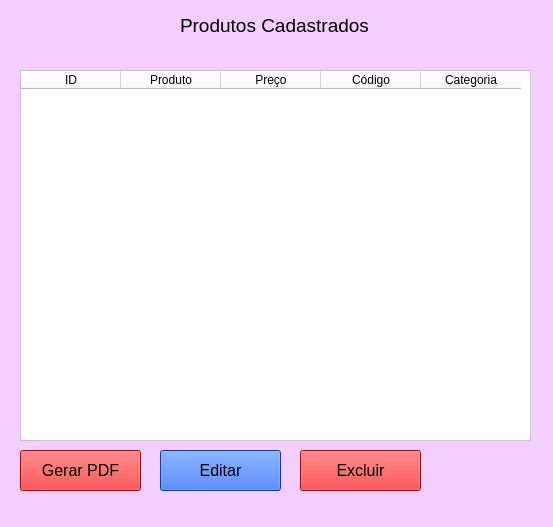
<?xml version="1.0" encoding="UTF-8"?>
<ui version="4.0">
 <class>MainWindow</class>
 <widget class="QMainWindow" name="MainWindow">
  <property name="geometry">
   <rect>
    <x>0</x>
    <y>0</y>
    <width>553</width>
    <height>527</height>
   </rect>
  </property>
  <property name="windowTitle">
   <string>MainWindow</string>
  </property>
  <property name="styleSheet">
   <string notr="true">background-color: rgb(244, 206, 255);</string>
  </property>
  <widget class="QWidget" name="centralwidget">
   <widget class="QLabel" name="label">
    <property name="geometry">
     <rect>
      <x>180</x>
      <y>0</y>
      <width>251</width>
      <height>51</height>
     </rect>
    </property>
    <property name="font">
     <font>
      <pointsize>14</pointsize>
     </font>
    </property>
    <property name="text">
     <string>Produtos Cadastrados</string>
    </property>
   </widget>
   <widget class="QTableWidget" name="tableWidget">
    <property name="geometry">
     <rect>
      <x>20</x>
      <y>70</y>
      <width>511</width>
      <height>371</height>
     </rect>
    </property>
    <property name="font">
     <font>
      <pointsize>12</pointsize>
     </font>
    </property>
    <property name="styleSheet">
     <string notr="true">background-color: rgb(255, 255, 255);</string>
    </property>
    <property name="showGrid">
     <bool>true</bool>
    </property>
    <column>
     <property name="text">
      <string notr="true">ID</string>
     </property>
    </column>
    <column>
     <property name="text">
      <string>Produto</string>
     </property>
    </column>
    <column>
     <property name="text">
      <string>Preço</string>
     </property>
    </column>
    <column>
     <property name="text">
      <string>Código</string>
     </property>
    </column>
    <column>
     <property name="text">
      <string>Categoria</string>
     </property>
    </column>
   </widget>
   <widget class="QPushButton" name="pushButton">
    <property name="geometry">
     <rect>
      <x>20</x>
      <y>450</y>
      <width>121</width>
      <height>41</height>
     </rect>
    </property>
    <property name="font">
     <font>
      <pointsize>12</pointsize>
     </font>
    </property>
    <property name="styleSheet">
     <string notr="true">background-color: rgb(255, 0, 0);</string>
    </property>
    <property name="text">
     <string>Gerar PDF</string>
    </property>
   </widget>
   <widget class="QPushButton" name="pushButton_2">
    <property name="geometry">
     <rect>
      <x>160</x>
      <y>450</y>
      <width>121</width>
      <height>41</height>
     </rect>
    </property>
    <property name="font">
     <font>
      <pointsize>12</pointsize>
     </font>
    </property>
    <property name="styleSheet">
     <string notr="true">background-color: rgb(0, 85, 255);</string>
    </property>
    <property name="text">
     <string>Editar</string>
    </property>
   </widget>
   <widget class="QPushButton" name="pushButton_3">
    <property name="geometry">
     <rect>
      <x>300</x>
      <y>450</y>
      <width>121</width>
      <height>41</height>
     </rect>
    </property>
    <property name="font">
     <font>
      <pointsize>12</pointsize>
     </font>
    </property>
    <property name="styleSheet">
     <string notr="true">background-color: rgb(255, 0, 0);</string>
    </property>
    <property name="text">
     <string>Excluir</string>
    </property>
   </widget>
  </widget>
  <widget class="QMenuBar" name="menubar">
   <property name="geometry">
    <rect>
     <x>0</x>
     <y>0</y>
     <width>553</width>
     <height>21</height>
    </rect>
   </property>
  </widget>
  <widget class="QStatusBar" name="statusbar"/>
 </widget>
 <resources/>
 <connections/>
</ui>
